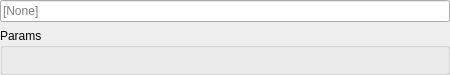
<?xml version="1.0" encoding="UTF-8"?>
<ui version="4.0">
 <class>ServerScript</class>
 <widget class="QWidget" name="ServerScript">
  <property name="geometry">
   <rect>
    <x>0</x>
    <y>0</y>
    <width>450</width>
    <height>75</height>
   </rect>
  </property>
  <layout class="QVBoxLayout" name="verticalLayout">
   <property name="leftMargin">
    <number>0</number>
   </property>
   <property name="topMargin">
    <number>0</number>
   </property>
   <property name="rightMargin">
    <number>0</number>
   </property>
   <property name="bottomMargin">
    <number>0</number>
   </property>
   <item>
    <widget class="QLineEdit" name="scriptID">
     <property name="placeholderText">
      <string>[None]</string>
     </property>
    </widget>
   </item>
   <item>
    <widget class="QGroupBox" name="grpParams">
     <property name="title">
      <string>Params</string>
     </property>
     <layout class="QVBoxLayout" name="verticalLayout_2">
      <item>
       <widget class="DynamicList" name="params" native="true"/>
      </item>
     </layout>
    </widget>
   </item>
  </layout>
 </widget>
 <customwidgets>
  <customwidget>
   <class>DynamicList</class>
   <extends>QWidget</extends>
   <header>DynamicList.h</header>
   <container>1</container>
  </customwidget>
 </customwidgets>
 <resources/>
 <connections/>
</ui>
